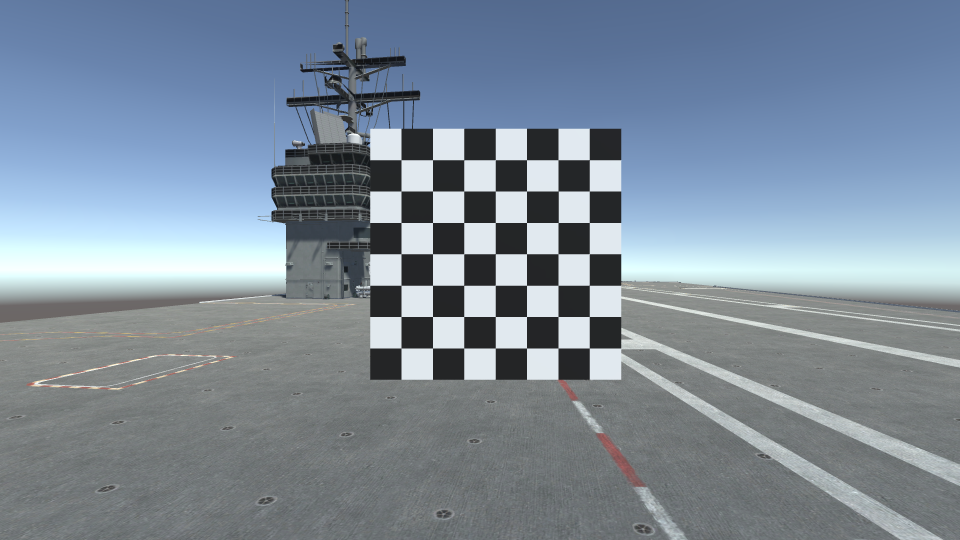
#> input picture calibration/image_004_0001.png, 1920 x 1080 px (shown at 1/2 size); its folder holds 4 pictures in this run
$ python calibration.py
#> lines starting #> are read from the running program, lines starting #| are printed output that depends on the picture; after the words box and inside, x2 and y2 are one past the last pixel; in counts of white or black regions, pixels touching at a corner belong together
import numpy as np
import cv2 as cv
import glob

################ FIND CHESSBOARD CORNERS - OBJECT POINTS AND IMAGE POINTS #############################

chessboardSize = (7, 7)
frameSize = (1920, 1080)

# termination criteria
criteria = (cv.TERM_CRITERIA_EPS + cv.TERM_CRITERIA_MAX_ITER, 30, 0.001)

# prepare object points, like (0,0,0), (1,0,0), (2,0,0) ....,(6,5,0)
objp = np.zeros((chessboardSize[0] * chessboardSize[1], 3), np.float32)
objp[:, :2] = np.mgrid[0:chessboardSize[0], 0:chessboardSize[1]].T.reshape(-1, 2)

size_of_chessboard_squares_mm = 200
objp = objp * size_of_chessboard_squares_mm

# Arrays to store object points and image points from all the images.
objpoints = []  # 3d point in real world space
imgpoints = []  # 2d points in image plane.

images = glob.glob('*.png')

for image in images:

    img = cv.imread(image)
#> img is the input picture: shape (1080, 1920, 3); mean B, G, R 154.8, 140, 125.9
    gray = cv.cvtColor(img, cv.COLOR_BGR2GRAY)
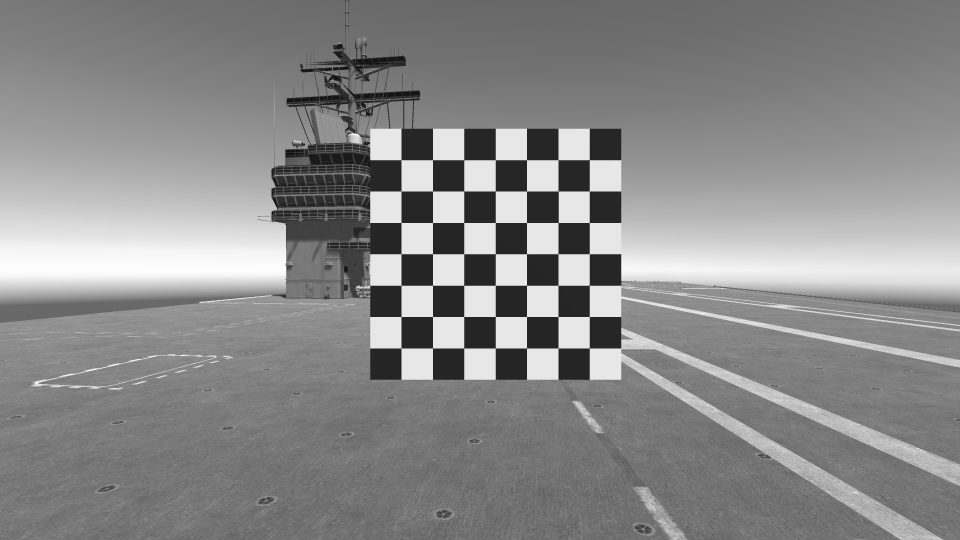
#> gray: shape (1080, 1920) (shown at 1/2 size); min 17, max 255, mean 137.5

    # Find the chess board corners
    ret, corners = cv.findChessboardCorners(gray, chessboardSize, None)
#> ret = False; corners = 48 rows, first 8: [865.5, 320], [928, 320], [928, 382.5], [865.5, 382.5], [991, 320], [991, 382.5], [991, 445.5], [928, 445.5]

    # If found, add object points, image points (after refining them)
    if ret == True:
        objpoints.append(objp)
        corners2 = cv.cornerSubPix(gray, corners, (11, 11), (-1, -1), criteria)
        imgpoints.append(corners)

        # Draw and display the corners
        cv.drawChessboardCorners(img, chessboardSize, corners2, ret)
        cv.imshow('img', img)
        cv.waitKey(1000)
#> pass 2 of the loop `for image in images:`:
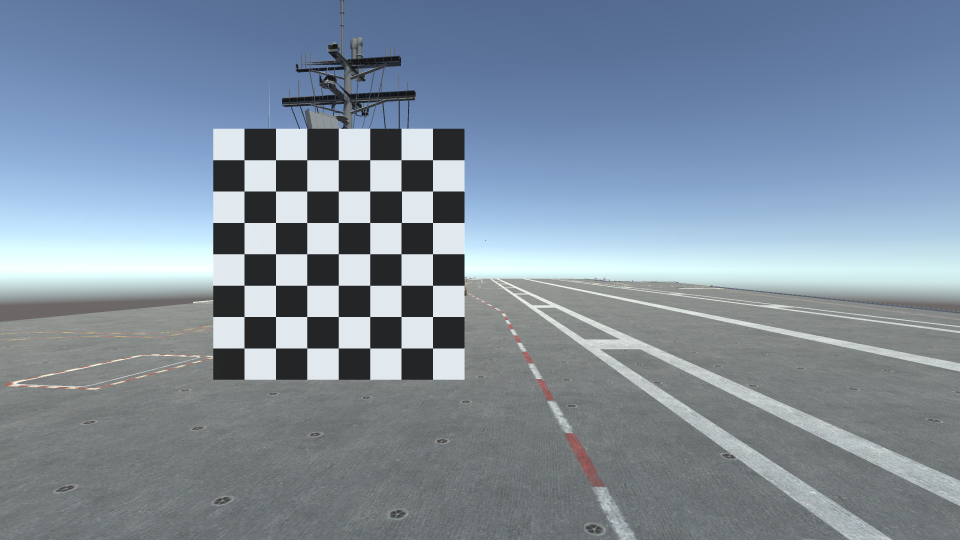
#> input picture calibration/image_005_0001.png, 1920 x 1080 px (shown at 1/2 size)
#> img is the input picture: shape (1080, 1920, 3); mean B, G, R 158.3, 142.9, 128.2
#> `gray = cv.cvtColor(img, cv.COLOR_BGR2GRAY)`:
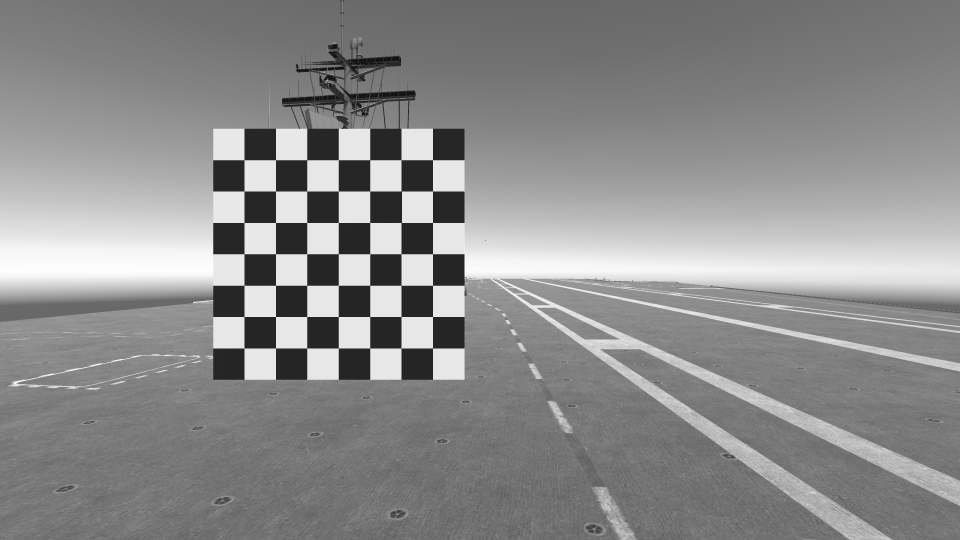
#> gray: shape (1080, 1920) (shown at 1/2 size); min 17, max 255, mean 140.3
#> ret = True; corners = 49 rows, first 8: [488.5, 320], [551.5, 320], [614, 320], [677.1, 320], [740, 320], [802.5, 320], [860, 324], [488.5, 382.5]
#> corners2 = 49 rows, first 8: [488.5, 320], [551.5, 320], [614, 320], [677, 320], [740, 320], [802.5, 320], [865.5, 320], [488.5, 382.5]
#> `cv.drawChessboardCorners(img, chessboardSize, corners2, ret)`:
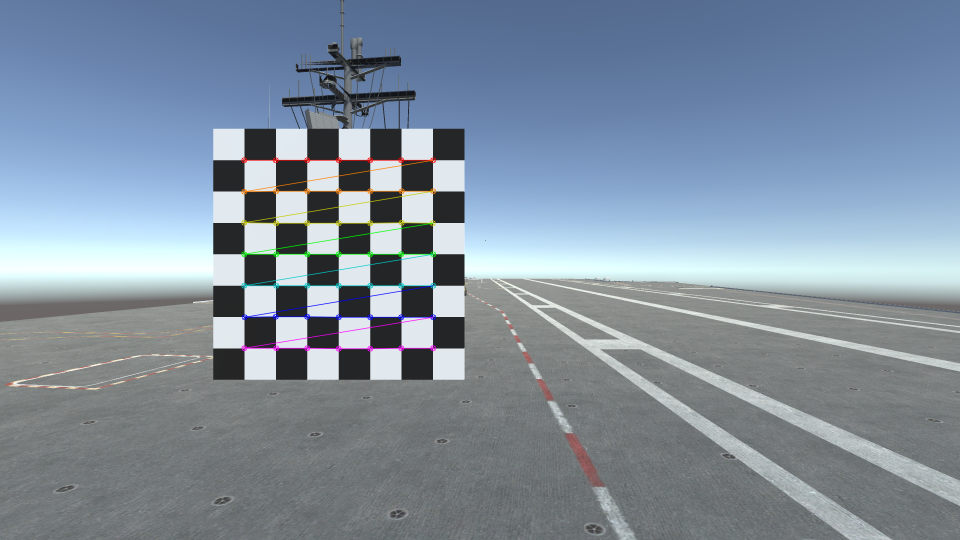
#> img: shape (1080, 1920, 3) (shown at 1/2 size); 0.9% of pixels changed, all inside (x1, y1, x2, y2) = (482, 314, 873, 704)
#> pass 3 of the loop `for image in images:`:
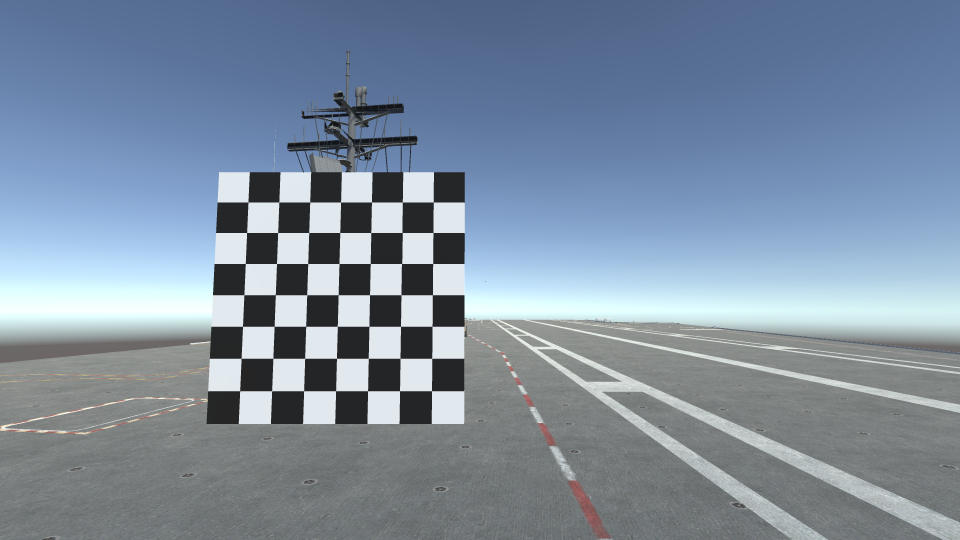
#> input picture calibration/image_006_0001.png, 1920 x 1080 px (shown at 1/2 size)
#> img is the input picture: shape (1080, 1920, 3); mean B, G, R 160, 141.9, 126
#> `gray = cv.cvtColor(img, cv.COLOR_BGR2GRAY)`:
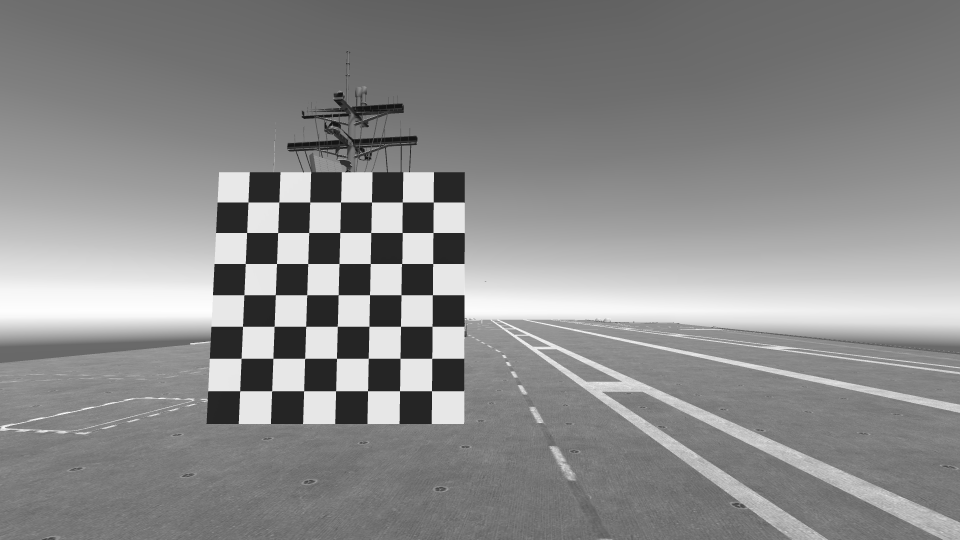
#> gray: shape (1080, 1920) (shown at 1/2 size); min 17, max 255, mean 139.2
#> corners = 49 rows, first 8: [496.5, 404.5], [557.8, 404.4], [620, 404.5], [681.5, 404.5], [743.5, 404.5], [804.9, 404.5], [860, 410], [493.7, 465.5]
#> corners2 = 49 rows, first 8: [496.4, 404.5], [558.3, 404.5], [619.8, 404.5], [681.5, 404.5], [743.6, 404.5], [804.9, 404.5], [867, 404.5], [493.6, 465.5]
#> `cv.drawChessboardCorners(img, chessboardSize, corners2, ret)`:
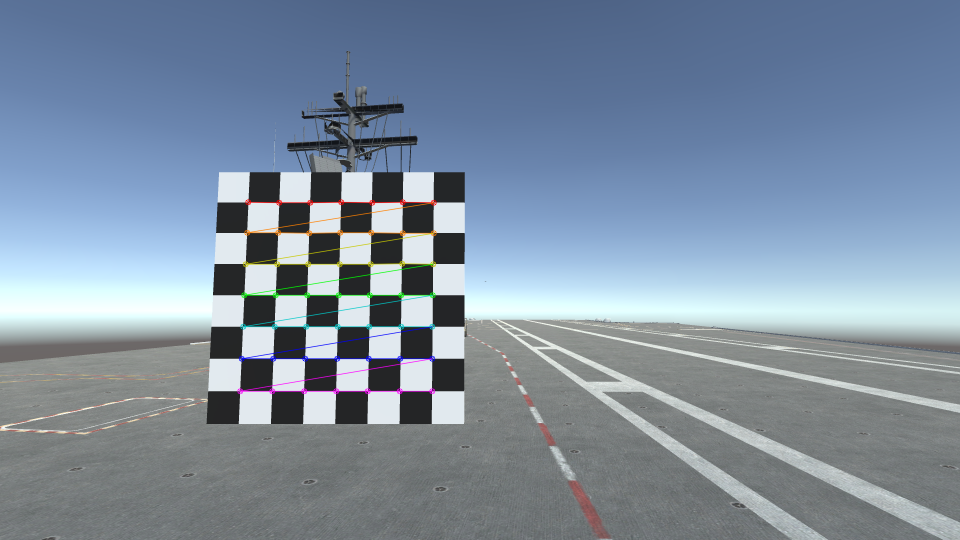
#> img: shape (1080, 1920, 3) (shown at 1/2 size); 0.9% of pixels changed, all inside (x1, y1, x2, y2) = (474, 398, 874, 789)
#> the loop made 4 passes; the first 3 are shown

cv.destroyAllWindows()

############## CALIBRATION #######################################################

ret, intrinsic_matrix, dist, rvecs, tvecs = cv.calibrateCamera(objpoints, imgpoints, frameSize, None, None)

print("Intrinsic camera matrix")
print(intrinsic_matrix)

# Reprojection Error
mean_error = 0

for i in range(len(objpoints)):
    imgpoints2, _ = cv.projectPoints(objpoints[i], rvecs[i], tvecs[i], intrinsic_matrix, dist)
    error = cv.norm(imgpoints[i], imgpoints2, cv.NORM_L2) / len(imgpoints2)
    mean_error += error

print("total error: {}".format(mean_error / len(objpoints)))
